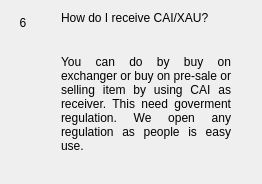
                  <widget class="QWidget" name="widgetFaq6" native="true">
                   <layout class="QHBoxLayout" name="horizontalpage_6" stretch="0,1">
                    <item alignment="Qt::AlignTop">
                     <widget class="QLabel" name="labelNumber6">
                      <property name="minimumSize">
                       <size>
                        <width>24</width>
                        <height>24</height>
                       </size>
                      </property>
                      <property name="maximumSize">
                       <size>
                        <width>16777215</width>
                        <height>24</height>
                       </size>
                      </property>
                      <property name="text">
                       <string>6</string>
                      </property>
                      <property name="alignment">
                       <set>Qt::AlignCenter</set>
                      </property>
                     </widget>
                    </item>
                    <item>
                     <layout class="QVBoxLayout" name="verticalLayoutpage_6">
                      <property name="spacing">
                       <number>0</number>
                      </property>
                      <property name="leftMargin">
                       <number>20</number>
                      </property>
                      <property name="rightMargin">
                       <number>20</number>
                      </property>
                      <item>
                       <widget class="QLabel" name="labelSubtitle6">
                        <property name="text">
                         <string>How do I receive CAI/XAU?</string>
                        </property>
                        <property name="wordWrap">
                         <bool>true</bool>
                        </property>
                       </widget>
                      </item>
                      <item>
                       <spacer name="verticalSpacer_60">
                        <property name="orientation">
                         <enum>Qt::Vertical</enum>
                        </property>
                        <property name="sizeType">
                         <enum>QSizePolicy::Fixed</enum>
                        </property>
                        <property name="sizeHint" stdset="0">
                         <size>
                          <width>20</width>
                          <height>30</height>
                         </size>
                        </property>
                       </spacer>
                      </item>
                      <item>
                       <widget class="QLabel" name="labelContent6">
                        <property name="text">
                         <string>
                           &lt;html&gt;&lt;head/&gt;&lt;body&gt;&lt;p align=&quot;justify&quot;&gt;
                           You can do by buy on exchanger or buy on pre-sale or 
                           selling item by using CAI as receiver. This need goverment
                           regulation. We open any regulation as people is easy use.
                           &lt;/p&gt;&lt;/body&gt;&lt;/html&gt;
                         </string>
                        </property>
                        <property name="alignment">
                         <set>Qt::AlignLeading|Qt::AlignLeft|Qt::AlignTop</set>
                        </property>
                        <property name="wordWrap">
                         <bool>true</bool>
                        </property>
                       </widget>
                      </item>
                      <item>
                       <spacer name="verticalSpacer_61">
                        <property name="orientation">
                         <enum>Qt::Vertical</enum>
                        </property>
                        <property name="sizeHint" stdset="0">
                         <size>
                          <width>20</width>
                          <height>20</height>
                         </size>
                        </property>
                       </spacer>
                      </item>
                     </layout>
                    </item>
                   </layout>
                  </widget>
